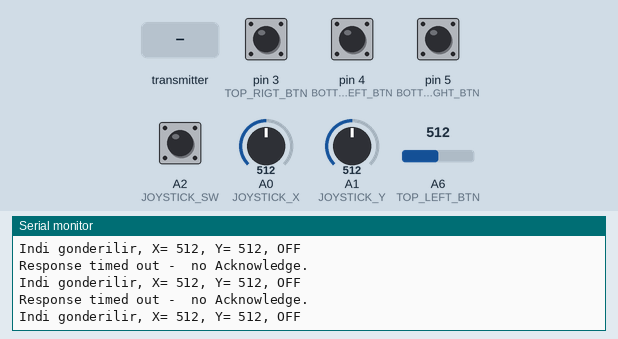
Recording of a sketch running on a simulated Arduino Nano, built with avr-gcc and run on an emulated ATmega328P. Parts: the last lines printed to the serial monitor. The inputs (shaded band) are chosen by the test bench; at power-on: A2 (JOYSTICK_SW), pin 3 (TOP_RIGT_BTN), pin 4 (BOTTOM_LEFT_BTN), pin 5 (BOTTOM_RIGHT_BTN) HIGH, A1 (JOYSTICK_Y) = 512, A0 (JOYSTICK_X) = 512, A6 (TOP_LEFT_BTN) = 512. No radio packets arrive unless stated.

Above: at 1.2 s.
1.3 s: A2 (JOYSTICK_SW) pulled LOW for 1 s
At 1.68 s:
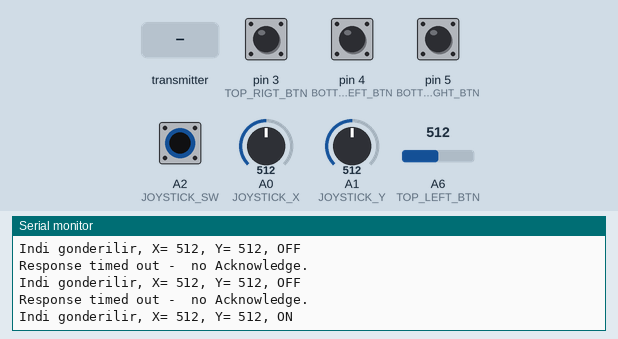
3.8 s: A2 (JOYSTICK_SW) pulled LOW for 0.15 s
6.9 s: A1 (JOYSTICK_Y) set to 716
At 7.28 s:
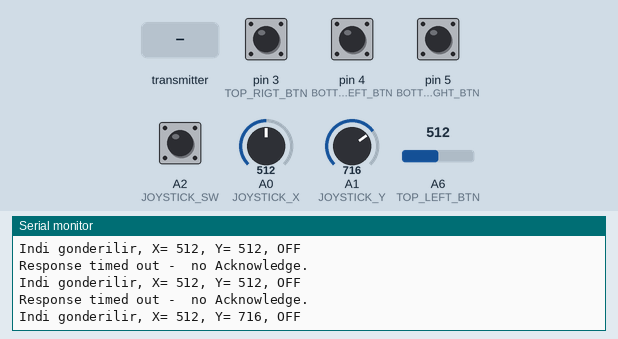
8.4 s: A0 (JOYSTICK_X) set to 306
At 8.57 s:
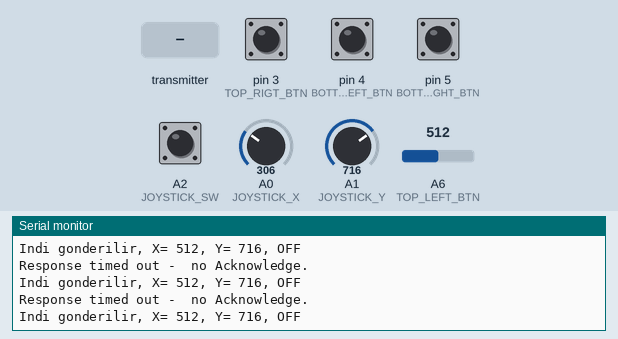
9.9 s: the transmitter starts sending micro_sec = 0
12.9 s: A0 (JOYSTICK_X) set to 0
At 14.0 s:
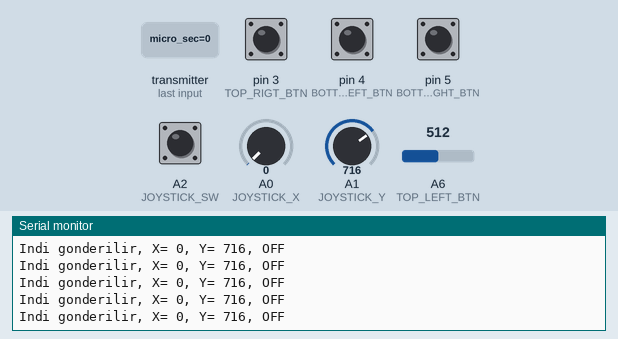
Timing chart, 0 to 15.9 s (numbered marks = the images above; inputs shaded):
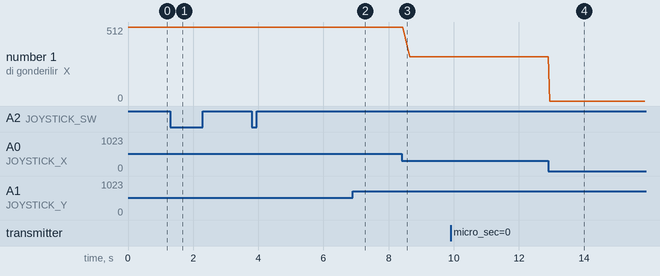

Measured:
- after the input at 1.3 s, the serial monitor: prints a new line after 0.24 s (image 1)
- after the input at 6.9 s, the serial monitor: prints a new line after 0.24 s (image 2)
- after the input at 12.9 s, the serial monitor: prints a new line at once (image 4)
- plotted number 1: 512 → 306 after the input at 8.4 s, 306 → 0 after the input at 12.9 s

The sketch:

RoboCAP_RC_Tx.ino
```cpp
/*
 * www.Makerspace-Az.org
 * Arduino Sketch: 4X4 Robot masin, Radio Transmitter (Tx)
 * Kommunikasiya: nRF24L01 2.4GHz
 * son modifikasia tarixi: 16 May 2016
 * [azerimaker]
*/

/*-----( Kitabxana elavesi)-----*/
#include <SPI.h>
#include <RF24.h>
/*-----(  Sabitler ve Pin Nomreleri )-----*/
#define CE_PIN   8
#define CSN_PIN 10
// Joystick
#define JOYSTICK_X   A0  // Joystick VRx Analoq pin A0-a baglanir
#define JOYSTICK_Y   A1  // Joystick VRy Analoq pin A1-e baglanir
#define JOYSTICK_SW  A2  //  Joystick merkeze basildiqda achar
// Buttons
#define TOP_LEFT_BTN A6
#define TOP_RIGT_BTN 3
#define BOTTOM_LEFT_BTN 4
#define BOTTOM_RIGHT_BTN 5

#define VBAT_SENSE A3

// Nokia LCD


/*-----( Radio Obyektinin yaradilmasi )-----*/
RF24 radio(CE_PIN, CSN_PIN);

/*-----( Deyishenler )-----*/
byte addresses[][6] = {"1Node", "2Node"}; //  "Pipe" adi, nrf24l01 uchun

unsigned long timeNow;  // Used to grab the current time, calculate delays
unsigned long started_waiting_at;
boolean timeout;       // Timeout? True or False

// Proqramla Analoq qiymetleri filterleme uchun deyishenler
int X_qiymeti = 0;
int Y_qiymeti = 0;
float X_exp_emsal = 1;      // exponensial emsal qiymeti, 1-olduqda filtirleme deaktiv olur
float Y_exp_emsal = 1;      // bu emsali isteyinize gore deyishe bilersiniz (0-1] aralighinda
int X_exp_cem = 0;            // exponensial cemin bashlangic qiymeti
int Y_exp_cem = 0;

// Joystick qiymetleri olan deyishenler strukturu

struct dataStruct {
  unsigned long micro_sec;  // to save response times
  int Xposition;          // The Joystick position values
  int Yposition;
  bool switchOn;          // The Joystick push-down switch
  bool TL_BTN;
  bool TR_BTN;
  bool BL_BTN;
  bool BR_BTN;
  int robot_Vbat;
} myData;


 /****** SETUP: Bir defe icra olunacaq ******/
void setup()
{
  Serial.begin(9600);
  		 								//  daxili Pull-up rezistorunu ishe saliriq
  pinMode(JOYSTICK_SW, INPUT_PULLUP);  // Kenar rezistor ishletmeye ehtiyac yoxdu
  pinMode(TOP_LEFT_BTN, INPUT); // Analog pin oldughu ucun PULLUP yoxdur
  pinMode(TOP_RIGT_BTN, INPUT_PULLUP);
  pinMode(BOTTOM_LEFT_BTN, INPUT_PULLUP);
  pinMode(BOTTOM_RIGHT_BTN, INPUT_PULLUP);

  radio.begin();          // nRF24L01 Radio transiveri ishe sal
  radio.setChannel(108);  //  WiFi siqnallarindan yuksek bir kanal deyeri sech
  radio.setDataRate(RF24_250KBPS); // Data gonderme sureti
  radio.setPALevel(RF24_PA_HIGH); // Oturme gucu: RF24_PA_MIN, RF24_PA_LOW, RF24_PA_HIGH, RF24_PA_MAX

  radio.openWritingPipe(addresses[0]); // Gonderme Pipe (kanali) ishe sal
  radio.openReadingPipe(1, addresses[1]);
  radio.startListening();
//  radio.printDetails(); //kommenti sileniz coxlu Debug informasiyasi print olunacaq

  // Filterleme ucun bashlangic hesablama
  X_exp_cem =  analogRead(JOYSTICK_X);
  Y_exp_cem =  analogRead(JOYSTICK_Y);

} /****** SETUP sonu ******/


 /****** LOOP: Daimi tekrarlanir ******/
void loop()
{
  radio.stopListening();

  /*********************( Read Controller Buttons and Joystick )***********************/
  X_qiymeti = analogRead(JOYSTICK_X);
  Y_qiymeti = analogRead(JOYSTICK_Y);

  myData.Xposition = X_qiymeti; // Filter olunmamish qiymetler
  myData.Yposition = Y_qiymeti;

  myData.switchOn  = !digitalRead(JOYSTICK_SW);  // Achar basildiqda 0V oldughu ucun, inversiya etmeliyik

  int A6_value = analogRead(TOP_LEFT_BTN); // A6 Analog IN only
  if(A6_value >0){myData.TL_BTN = 0;}
  else{myData.TL_BTN = 1;}

  myData.TR_BTN = !digitalRead(TOP_RIGT_BTN);
  myData.BL_BTN = !digitalRead(BOTTOM_LEFT_BTN);
  myData.BR_BTN = !digitalRead(BOTTOM_RIGHT_BTN);
  myData.micro_sec = micros();  // Send back for timing


/*
 * Bu emeliyyat zamani X_exp_emsal qiymeti ne qeder kicik olarsa,
 * yeni oxunan X_qiymeti yekun X_exp_cem qiymetine bir o qeder az
 * tesir edecek, neticede sert kecidler, yumshaq olacaq
 *
 */


//  X_exp_cem = (X_exp_emsal * X_qiymeti) + ((1-X_exp_emsal)*X_exp_cem); // Exponensial filterleme emeliyyati
//  Y_exp_cem = (Y_exp_emsal * Y_qiymeti) + ((1-Y_exp_emsal)*Y_exp_cem);

//  myData.Xposition = X_exp_cem; // Filter olunmush qiymetleri umumi struktura yaz
//  myData.Yposition = Y_exp_cem;

  // Bu Serial Print-leri komment ede bilersiniz.
  Serial.print("Indi gonderilir, X= ");
  Serial.print(myData.Xposition);
  Serial.print(", Y= ");
  Serial.print(myData.Yposition);
  if ( myData.switchOn == 1)
  {
      Serial.println(", ON");
  }else
  {
      Serial.println(", OFF");
  }

  if(!radio.write( &myData, sizeof(myData) )) {  // Melumati gonder ve xeta olarsa print
     Serial.println("Gonderilme ugursuz oldu");
  }

  radio.startListening();                      // Now, continue listening
  started_waiting_at = micros();               // timeout period, get the current microseconds
  timeout = false;                            //  variable to indicate if a response was received or not

  while ( !radio.available() ){                            // While nothing is received
    if (micros() - started_waiting_at > 200000 ){           // If waited longer than 200ms, indicate timeout and exit while loop
      timeout = true;
      break;
      }
  }

  if ( timeout ){ // Describe the results
    Serial.println(F("Response timed out -  no Acknowledge.")); // passing flash-memory based strings to save SRAM
  }else
  {
    // Grab the response, compare, and send to Serial Monitor
    radio.read( &myData, sizeof(myData) );
    timeNow = micros();
/*
    Serial.print(F("Sent "));
    Serial.print(timeNow);
    Serial.print(F(", Got response "));
    Serial.print(myData.micro_sec);
    Serial.print(F(", Round-trip delay "));
    Serial.print(timeNow - myData.micro_sec);
    Serial.println(F(" microseconds "));
*/
  }

  delay(10); // Delay olmasi stabilliyi artirir.


} /****** LOOP sonu ******/
```
